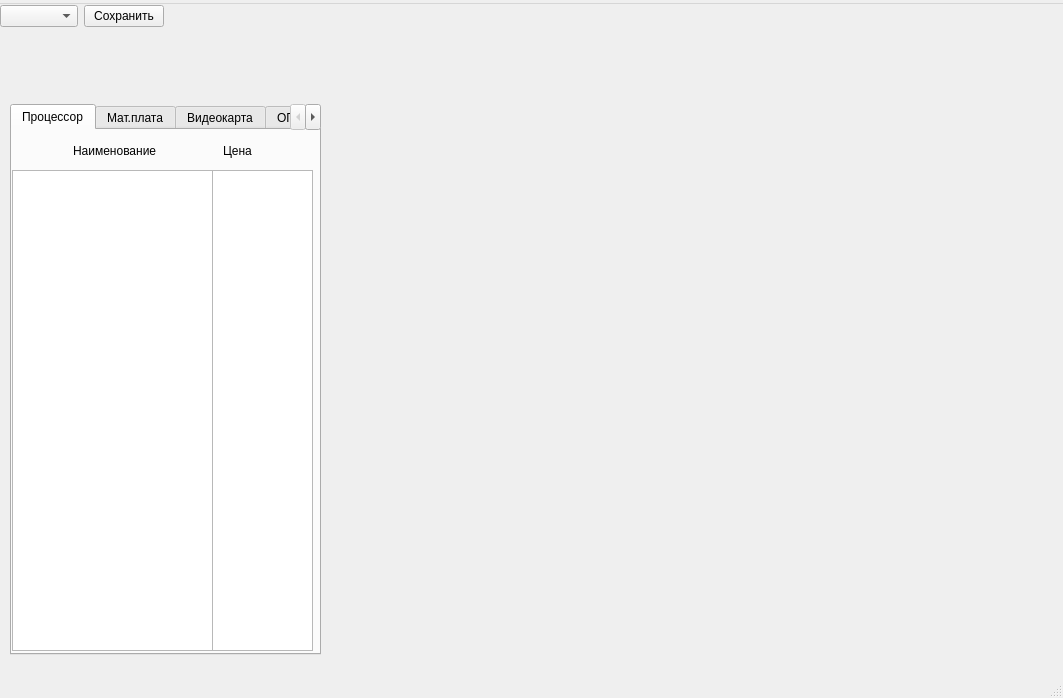
<?xml version="1.0" encoding="UTF-8"?>
<ui version="4.0">
 <class>MainWindow</class>
 <widget class="QMainWindow" name="MainWindow">
  <property name="geometry">
   <rect>
    <x>0</x>
    <y>0</y>
    <width>1063</width>
    <height>698</height>
   </rect>
  </property>
  <property name="sizePolicy">
   <sizepolicy hsizetype="Fixed" vsizetype="Fixed">
    <horstretch>0</horstretch>
    <verstretch>0</verstretch>
   </sizepolicy>
  </property>
  <property name="windowTitle">
   <string>MainWindow</string>
  </property>
  <widget class="QWidget" name="centralwidget">
   <widget class="QWidget" name="horizontalLayoutWidget">
    <property name="geometry">
     <rect>
      <x>0</x>
      <y>0</y>
      <width>1061</width>
      <height>25</height>
     </rect>
    </property>
    <layout class="QHBoxLayout" name="horizontalLayout">
     <item>
      <widget class="QComboBox" name="comboBox">
       <property name="currentText">
        <string>Создать</string>
       </property>
       <property name="placeholderText">
        <string>Создать</string>
       </property>
      </widget>
     </item>
     <item>
      <widget class="QPushButton" name="pushButton">
       <property name="text">
        <string>Сохранить</string>
       </property>
      </widget>
     </item>
     <item>
      <spacer name="horizontalSpacer">
       <property name="orientation">
        <enum>Qt::Horizontal</enum>
       </property>
       <property name="sizeHint" stdset="0">
        <size>
         <width>40</width>
         <height>20</height>
        </size>
       </property>
      </spacer>
     </item>
    </layout>
   </widget>
   <widget class="QTabWidget" name="tabWidget">
    <property name="geometry">
     <rect>
      <x>10</x>
      <y>100</y>
      <width>311</width>
      <height>551</height>
     </rect>
    </property>
    <property name="currentIndex">
     <number>0</number>
    </property>
    <widget class="QWidget" name="tab">
     <attribute name="title">
      <string>Процессор</string>
     </attribute>
     <widget class="QWidget" name="horizontalLayoutWidget_2">
      <property name="geometry">
       <rect>
        <x>0</x>
        <y>0</y>
        <width>301</width>
        <height>41</height>
       </rect>
      </property>
      <layout class="QHBoxLayout" name="horizontalLayout_2">
       <item>
        <spacer name="horizontalSpacer_4">
         <property name="orientation">
          <enum>Qt::Horizontal</enum>
         </property>
         <property name="sizeHint" stdset="0">
          <size>
           <width>40</width>
           <height>20</height>
          </size>
         </property>
        </spacer>
       </item>
       <item>
        <widget class="QLabel" name="label">
         <property name="text">
          <string>Наименование</string>
         </property>
        </widget>
       </item>
       <item>
        <spacer name="horizontalSpacer_3">
         <property name="orientation">
          <enum>Qt::Horizontal</enum>
         </property>
         <property name="sizeHint" stdset="0">
          <size>
           <width>40</width>
           <height>20</height>
          </size>
         </property>
        </spacer>
       </item>
       <item>
        <widget class="QLabel" name="label_2">
         <property name="minimumSize">
          <size>
           <width>26</width>
           <height>0</height>
          </size>
         </property>
         <property name="maximumSize">
          <size>
           <width>146</width>
           <height>16777215</height>
          </size>
         </property>
         <property name="text">
          <string>Цена</string>
         </property>
        </widget>
       </item>
       <item>
        <spacer name="horizontalSpacer_2">
         <property name="orientation">
          <enum>Qt::Horizontal</enum>
         </property>
         <property name="sizeHint" stdset="0">
          <size>
           <width>58</width>
           <height>36</height>
          </size>
         </property>
        </spacer>
       </item>
      </layout>
     </widget>
     <widget class="QListWidget" name="listWidget1">
      <property name="geometry">
       <rect>
        <x>0</x>
        <y>40</y>
        <width>201</width>
        <height>481</height>
       </rect>
      </property>
     </widget>
     <widget class="QListWidget" name="listWidget10">
      <property name="geometry">
       <rect>
        <x>200</x>
        <y>40</y>
        <width>101</width>
        <height>481</height>
       </rect>
      </property>
     </widget>
    </widget>
    <widget class="QWidget" name="tab_2">
     <attribute name="title">
      <string>Мат.плата</string>
     </attribute>
    </widget>
    <widget class="QWidget" name="tab_3">
     <attribute name="title">
      <string>Видеокарта</string>
     </attribute>
    </widget>
    <widget class="QWidget" name="tab_5">
     <attribute name="title">
      <string>ОП</string>
     </attribute>
    </widget>
    <widget class="QWidget" name="tab_6">
     <attribute name="title">
      <string>HDD</string>
     </attribute>
    </widget>
    <widget class="QWidget" name="tab_7">
     <attribute name="title">
      <string>SSD</string>
     </attribute>
    </widget>
    <widget class="QWidget" name="tab_8">
     <attribute name="title">
      <string>БП</string>
     </attribute>
    </widget>
    <widget class="QWidget" name="tab_9">
     <attribute name="title">
      <string>Кулер</string>
     </attribute>
    </widget>
    <widget class="QWidget" name="tab_10">
     <attribute name="title">
      <string>Корпус</string>
     </attribute>
    </widget>
   </widget>
  </widget>
  <widget class="QMenuBar" name="menubar">
   <property name="geometry">
    <rect>
     <x>0</x>
     <y>0</y>
     <width>1063</width>
     <height>21</height>
    </rect>
   </property>
   <widget class="QMenu" name="menuHardwareHelper">
    <property name="title">
     <string/>
    </property>
   </widget>
   <addaction name="menuHardwareHelper"/>
  </widget>
  <widget class="QStatusBar" name="statusbar"/>
 </widget>
 <resources/>
 <connections/>
</ui>
